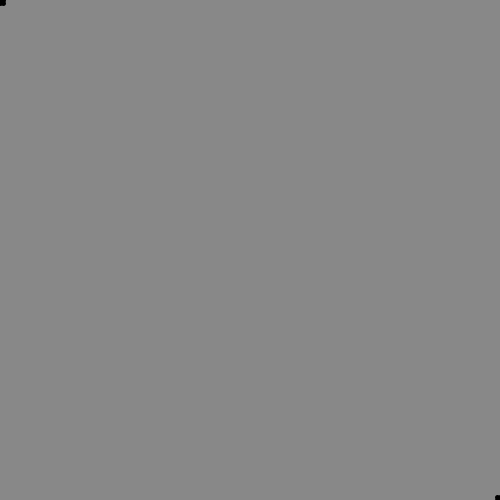
Frame 1 (no input)
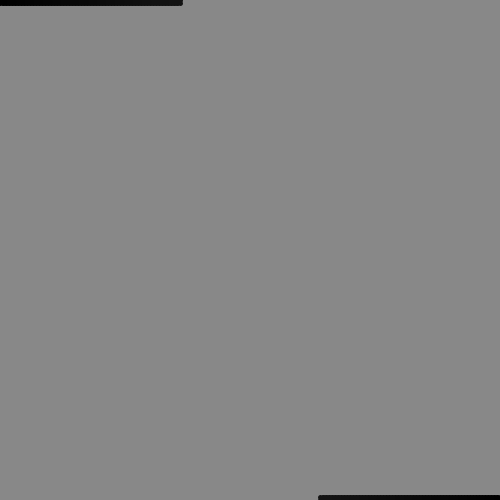
Frame 60 (the mouse pressed at the canvas centre just before this capture)
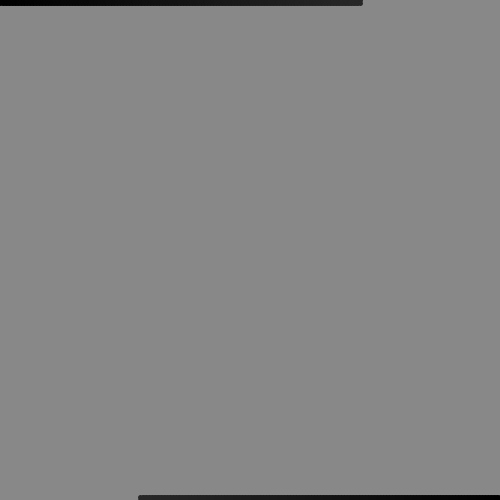
Frame 120 (the mouse held since frame 60 and released just before this capture)

The Processing sketch that drew these frames (run headless with seeded random() and noise(); from frame 60 on, the mouse is pressed at the canvas centre):

// Processing sketch: sketch_10printPlus
// ── sketch_10printPlus.pde
int x, y, yTimes, xTimes, ctr = 0;
int ctrSwitch = -1;
int slashSize = 3;
int turnMark = 1;
int a, b, aTimes, bTimes, ctrB = 0;
int ctrSwitchB = -1;
int turnMarkB = 1;
double redAd, greenAd, blueAd = 1;
color c;

void setup() {
  size(500, 500);
  background(#888888);
  frameRate(5000);
  a = width;
  b = height;
}

void draw() {
  redAd = 3;
  greenAd = 3;
  blueAd = 3;
  c = color((int)(ctr/redAd), (int)(ctr/greenAd), (int)(ctr/blueAd));
  stroke(c);
  strokeWeight(5);
  drawSlashes();
  drawSlashesBackward();
}

void drawSlashes() {
  //draw slashes
  /*
  if ( random(1) < .5) {
    line(x, y, x + slashSize, y + slashSize);
  } else {
    line(x, y + slashSize, x + slashSize, y);
  }
  */
  line(x, y, x + slashSize, y + slashSize);
  line(x, y + slashSize, x + slashSize, y);

  //horz or vert check
  if ( turnMark == 1) {
    x += slashSize;
  } else {
    y += slashSize;
  }

  //horizontal if
  if ( x > width ) {
    xTimes++;
    x = yTimes*slashSize;
    y = xTimes*slashSize;
    turnMark *= -1;
  }

  //vertical switch
  if ( y > width ) {
    yTimes++;
    x = yTimes*slashSize;
    y = xTimes*slashSize;
    turnMark *= -1;
  }

  //rotate colors if reached max/min
  if ( c == color(0, 0, 0) || ctrSwitch == -1) {
    ctr++;
    ctrSwitch = -1;
  }
  if ( c == color(255, 255, 255) || ctrSwitch == 1 ) {
    ctr--;
    ctrSwitch = 1;
  }

  if ( x >= width/2 && y >= height/2 ) {
    noLoop();
  }
}

void drawSlashesBackward() {
  //draw slashes
  /*
  if ( random(1) < .5) {
    line(a, b, a - slashSize, b - slashSize);
  } else {
    line(a, b - slashSize, a - slashSize, b);
  }
  */
  line(a, b, a - slashSize, b - slashSize);
  line(a, b - slashSize, a - slashSize, b);

  //horz or vert check
  if ( turnMarkB == 1) {
    a -= slashSize;
  } else {
    b -= slashSize;
  }

  //horizontal if
  if ( a < 0 ) {
    aTimes++;
    a = width - bTimes*slashSize;
    b = height - aTimes*slashSize;
    turnMarkB *= -1;
  }

  //vertical switch
  if ( b < 0 ) {
    bTimes++;
    a = width - bTimes*slashSize;
    b = height - aTimes*slashSize;
    turnMarkB *= -1;
  }

  //rotate colors if reached max/min
  if ( c == color(0, 0, 0) || ctrSwitchB == -1) {
    ctrB++;
    ctrSwitchB = -1;
  }
  if ( c == color(255, 255, 255) || ctrSwitchB == 1 ) {
    ctrB--;
    ctrSwitchB = 1;
  }

  if ( a <= width/2 && b <= height/2 ) {
    noLoop();
    //save("10printPlus.jpg");
  }
}
